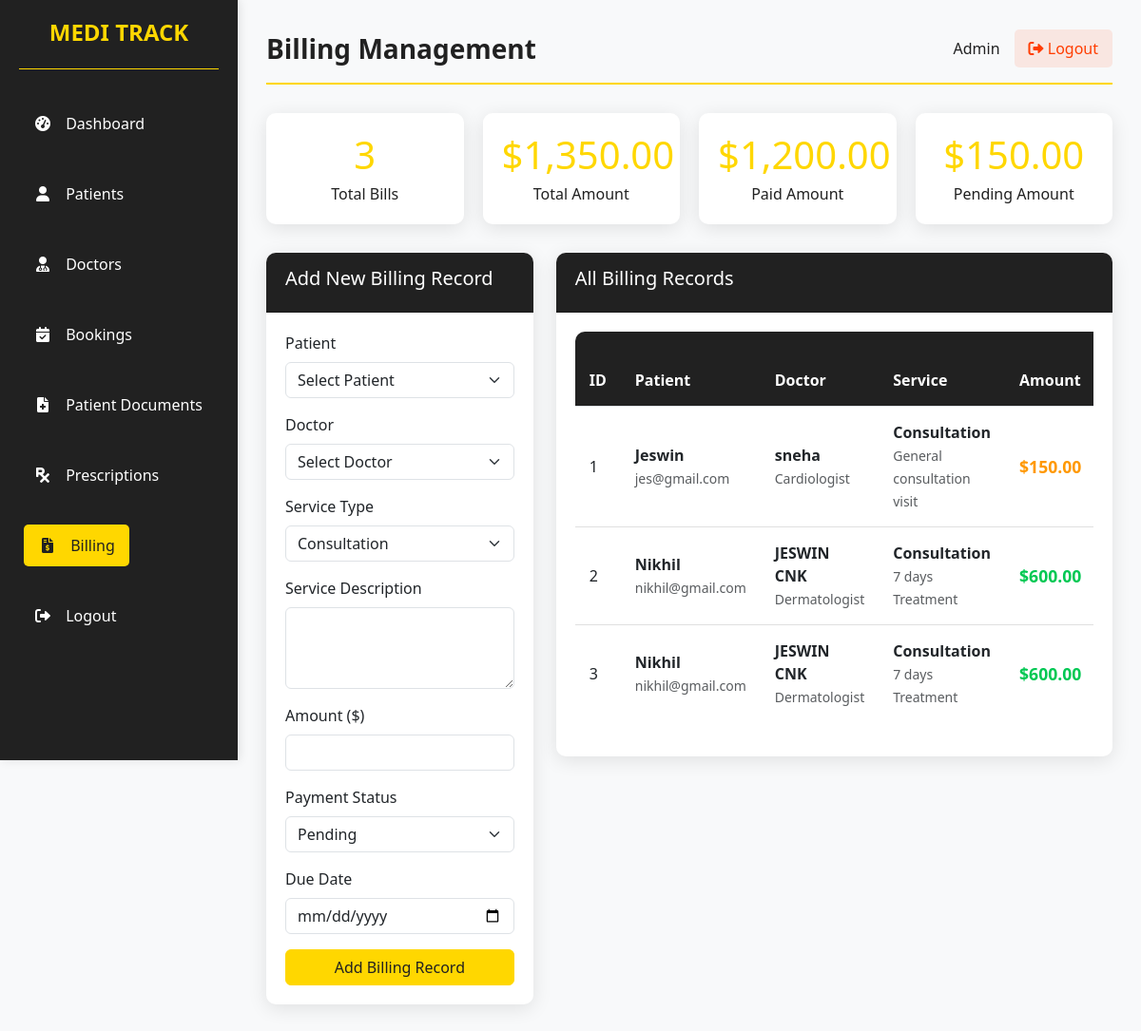
Screenshot of /admin_billing.php (signed in) with the database file from the repository.
### tables this page shows
CREATE TABLE `billing` (
  `Bill_id` int(20) NOT NULL,
  `Patient_id` int(20) NOT NULL,
  `Doctor_id` int(20) DEFAULT NULL,
  `Service_type` varchar(50) DEFAULT NULL,
  `Amount` decimal(10,2) NOT NULL,
  `Bill_date` date NOT NULL,
  `Due_date` date DEFAULT NULL,
  `Payment_status` varchar(20) NOT NULL DEFAULT 'Unpaid',
  `Service_description` text NOT NULL
);

CREATE TABLE `register` (
  `Patient_id` int(20) NOT NULL,
  `Name` varchar(20) NOT NULL,
  `Email` varchar(50) NOT NULL,
  `Age` int(20) NOT NULL,
  `Gender` varchar(20) NOT NULL,
  `Phone_no` int(20) NOT NULL,
  `Blood_group` varchar(5) NOT NULL,
  `Password` varchar(225) NOT NULL,
  `Photo` blob NOT NULL,
  `Documents` varchar(25) NOT NULL
);

CREATE TABLE `doctorreg` (
  `Doctor_id` int(20) NOT NULL,
  `Name` varchar(30) NOT NULL,
  `Email` varchar(30) NOT NULL,
  `Age` int(20) NOT NULL,
  `Gender` varchar(20) NOT NULL,
  `Phone_no` int(20) NOT NULL,
  `Department` varchar(30) NOT NULL,
  `Qualification` varchar(100) NOT NULL DEFAULT '',
  `Experience` varchar(50) NOT NULL DEFAULT '',
  `Profile_photo` varchar(255) NOT NULL DEFAULT '',
  `Bio` text NOT NULL DEFAULT '',
  `Password` varchar(255) NOT NULL
);

### admin_billing.php (the view, shortened to what this page needs)
<?php
include 'database.php';
$stmt = $conn->prepare("SELECT b.*, r.Name as PatientName, r.Email as PatientEmail,
                       d.Name as DoctorName, d.Department as DoctorDepartment
                       FROM billing b
                       LEFT JOIN register r ON b.Patient_id = r.Patient_id
                       LEFT JOIN doctorreg d ON b.Doctor_id = d.Doctor_id
                       ORDER BY b.Bill_date DESC");
if ($stmt) {
    $stmt->execute();
    $result = $stmt->get_result();
    $billing_records = $result->fetch_all(MYSQLI_ASSOC);
} else {
    $billing_records = [];
    $error_message = "Billing table not found. Please create the billing table first.";
}
$stmt_stats = $conn->prepare("SELECT
    COUNT(*) as total_bills,
    SUM(Amount) as total_amount,
    SUM(CASE WHEN Payment_status = 'Paid' THEN Amount ELSE 0 END) as paid_amount,
    SUM(CASE WHEN Payment_status = 'Pending' THEN Amount ELSE 0 END) as pending_amount,
    COUNT(CASE WHEN Payment_status = 'Paid' THEN 1 END) as paid_bills,
    COUNT(CASE WHEN Payment_status = 'Pending' THEN 1 END) as pending_bills
    FROM billing");
if ($stmt_stats) {
    $stmt_stats->execute();
    $stats = $stmt_stats->get_result()->fetch_assoc();
}
?>
<!DOCTYPE html>
<html lang="en">
<head>
    <link rel="stylesheet" href="https://cdn.jsdelivr.net/npm/bootstrap@5.3.0/dist/css/bootstrap.min.css">
    <link rel="stylesheet" href="https://cdnjs.cloudflare.com/ajax/libs/font-awesome/6.0.0-beta3/css/all.min.css">
</head>
<body>
    <div class="container">
        <div class="sidebar">
            <div class="logo">
                <h2>MEDI TRACK </h2>
            </div>
            <ul class="nav">
                <li>
                    <a href="admin_dashboard.php">
                        <i class="fas fa-tachometer-alt"></i>
                        <span>Dashboard</span>
                    </a>
                </li>
                <li>
                    <a href="admin_patient.php">
                        <i class="fas fa-user"></i>
                        <span>Patients</span>
                    </a>
                </li>
                <li>
                    <a href="admin_doctors.php">
                        <i class="fas fa-user-md"></i>
                        <span>Doctors</span>
                    </a>
                </li>
                <li>
                    <a href="admin_bookings.php">
                        <i class="fas fa-calendar-check"></i>
                        <span>Bookings</span>
                    </a>
                </li>
                <li>
                    <a href="admin_patientdocuments.php">
                        <i class="fas fa-file-medical"></i>
                        <span>Patient Documents</span>
                    </a>
                </li>
                <li>
                    <a href="admin_prescriptions.php">
                        <i class="fas fa-prescription"></i>
                        <span>Prescriptions</span>
                    </a>
                </li>
                <li>
                    <a href="admin_billing.php" class="active">
                        <i class="fas fa-file-invoice-dollar"></i>
                        <span>Billing</span>
                    </a>
                </li>
                <li>
                    <a href="admin_logout.php">
                        <i class="fas fa-sign-out-alt"></i>
                        <span>Logout</span>
                    </a>
                </li>
            </ul>
        </div>
        <div class="main-content">
            <div class="header">
                <div class="logo">Billing Management</div>
                <div class="user-profile">
                    <span>Admin</span>
                    <a href="admin_logout.php"><i class="fas fa-sign-out-alt"></i> Logout</a>
                </div>
            </div>
            <div class="stats-cards">
                <div class="stat-card">
                    <h3><?php echo $stats['total_bills']; ?></h3>
                    <p>Total Bills</p>
                </div>
                <div class="stat-card">
                    <h3>$<?php echo number_format($stats['total_amount'], 2); ?></h3>
                    <p>Total Amount</p>
                </div>
                <div class="stat-card">
                    <h3>$<?php echo number_format($stats['paid_amount'], 2); ?></h3>
                    <p>Paid Amount</p>
                </div>
                <div class="stat-card">
                    <h3>$<?php echo number_format($stats['pending_amount'], 2); ?></h3>
                    <p>Pending Amount</p>
                </div>
            </div>
            <div class="row">
                <div class="col-md-4">
                    <div class="card">
                        <div class="card-header">
                            <h5>Add New Billing Record</h5>
                        </div>
                        <div class="card-body">
                            <form method="post" action="admin_billing.php">
                                <div class="mb-3">
                                    <label for="patient_id" class="form-label">Patient</label>
                                    <select class="form-select" id="patient_id" name="patient_id" required>
                                        <option value="">Select Patient</option>
                                    </select>
                                </div>
                                <div class="mb-3">
                                    <label for="doctor_id" class="form-label">Doctor</label>
                                    <select class="form-select" id="doctor_id" name="doctor_id" required>
                                        <option value="">Select Doctor</option>
                                    </select>
                                </div>
                                <div class="mb-3">
                                    <label for="service_type" class="form-label">Service Type</label>
                                    <select class="form-select" id="service_type" name="service_type" required>
                                        <option value="Consultation">Consultation</option>
                                    </select>
                                </div>
                                <div class="mb-3">
                                    <label for="service_description" class="form-label">Service Description</label>
                                    <textarea class="form-control" id="service_description" name="service_description" rows="3" required></textarea>
                                </div>
                                <div class="mb-3">
                                    <label for="amount" class="form-label">Amount ($)</label>
                                    <input type="number" class="form-control" id="amount" name="amount" step="0.01" min="0" required>
                                </div>
                                <div class="mb-3">
                                    <label for="payment_status" class="form-label">Payment Status</label>
                                    <select class="form-select" id="payment_status" name="payment_status" required>
                                        <option value="Pending">Pending</option>
                                    </select>
                                </div>
                                <div class="mb-3">
                                    <label for="due_date" class="form-label">Due Date</label>
                                    <input type="date" class="form-control" id="due_date" name="due_date" required>
                                </div>
                                <div class="d-grid">
                                    <button type="submit" class="btn btn-primary" name="add_billing">Add Billing Record</button>
                                </div>
                            </form>
                        </div>
                    </div>
                </div>
                <div class="col-md-8">
                    <div class="card">
                        <div class="card-header">
                            <h5>All Billing Records</h5>
                        </div>
                        <div class="card-body">
                            <div class="table-responsive">
                                <table class="table">
                                    <thead>
                                        <tr>
                                            <th>ID</th>
                                            <th>Patient</th>
                                            <th>Doctor</th>
                                            <th>Service</th>
                                            <th>Amount</th>
                                        </tr>
                                    </thead>
                                    <tbody>
                                        <?php if (empty($billing_records)): ?>
                                            <tr>
                                                <td colspan="8" class="text-center">No billing records found</td>
                                            </tr>
                                        <?php else: ?>
                                            <?php foreach ($billing_records as $billing): ?>
                                                <tr>
                                                    <td><?php echo $billing['Bill_id']; ?></td>
                                                    <td>
                                                        <strong><?php echo htmlspecialchars($billing['PatientName']); ?></strong><br>
                                                        <small class="text-muted"><?php echo htmlspecialchars($billing['PatientEmail']); ?></small>
                                                    </td>
                                                    <td>
                                                        <strong><?php echo htmlspecialchars($billing['DoctorName']); ?></strong><br>
                                                        <small class="text-muted"><?php echo htmlspecialchars($billing['DoctorDepartment']); ?></small>
                                                    </td>
                                                    <td>
                                                        <strong><?php echo htmlspecialchars($billing['Service_type']); ?></strong><br>
                                                        <small class="text-muted"><?php echo htmlspecialchars($billing['Service_description']); ?></small>
                                                    </td>
                                                    <td>
                                                        <span class="amount <?php echo strtolower($billing['Payment_status']); ?>">
                                                            $<?php echo number_format($billing['Amount'], 2); ?>
                                                        </span>
                                                    </td>
                                                </tr>
                                            <?php endforeach; ?>
                                        <?php endif; ?>
                                    </tbody>
                                </table>
                            </div>
                        </div>
                    </div>
                </div>
            </div>
        </div>
    </div>
</body>
</html>

### admin_billing.php (style rules this page uses)
:root { --primary-color: #FFD700; --secondary-color: #212121; --accent-color: #FFC107; --text-light: #FFFFFF; --text-dark: #212121; --danger-color: #FF3D00; --success-color: #00C853; --warning-color: #FF9800; --info-color: #2196F3; }
body { font-family: 'Segoe UI', Tahoma, Geneva, Verdana, sans-serif; margin: 0; padding: 0; background-color: #f8f9fa; display: flex; color: var(--text-dark); }
.container { display: flex; width: 100%; margin: 0; padding: 0; max-width: none; }
.sidebar { background-color: var(--secondary-color); width: 250px; height: 100vh; padding: 20px; color: var(--text-light); position: fixed; box-shadow: 2px 0 10px rgba(0, 0, 0, 0.1); }
.sidebar .logo { border-bottom: 1px solid var(--primary-color); padding-bottom: 15px; margin-bottom: 20px; }
.sidebar .logo h2 { font-size: 24px; text-align: center; color: var(--primary-color); font-weight: 700; }
.nav { list-style-type: none; padding: 0; }
.nav li { margin: 15px 0; border-radius: 5px; transition: all 0.3s ease; }
.nav li a { color: var(--text-light); text-decoration: none; font-size: 16px; display: block; padding: 10px 15px; border-radius: 5px; transition: all 0.3s ease; }
.nav li a:hover, .nav li a.active { background-color: var(--primary-color); color: var(--secondary-color); transform: translateX(5px); }
.nav li a i { margin-right: 10px; width: 20px; text-align: center; }
.main-content { flex-grow: 1; padding: 30px; margin-left: 250px; width: calc(100% - 250px); }
.header { display: flex; justify-content: space-between; margin-bottom: 30px; padding-bottom: 15px; border-bottom: 2px solid var(--primary-color); }
.header .logo { font-size: 28px; font-weight: bold; color: var(--secondary-color); }
.header .user-profile { display: flex; align-items: center; }
.header .user-profile span { margin-right: 15px; font-weight: 500; }
.header .user-profile a { color: var(--danger-color); text-decoration: none; font-weight: 500; padding: 8px 15px; border-radius: 5px; background-color: rgba(255, 61, 0, 0.1); transition: all 0.3s ease; }
.stats-cards { display: grid; grid-template-columns: repeat(auto-fit, minmax(200px, 1fr)); gap: 20px; margin-bottom: 30px; }
.stat-card { background: white; padding: 20px; border-radius: 10px; box-shadow: 0 4px 20px rgba(0,0,0,0.1); text-align: center; transition: transform 0.3s ease; }
.stat-card h3 { font-size: 2.5rem; margin: 0; color: var(--primary-color); }
.stat-card p { margin: 5px 0 0 0; color: var(--text-dark); font-weight: 500; }
.card { border: none; border-radius: 10px; box-shadow: 0 4px 20px rgba(0, 0, 0, 0.1); margin-bottom: 20px; transition: transform 0.3s ease; }
.card-header { background-color: var(--secondary-color); color: var(--text-light); border-radius: 10px 10px 0 0 !important; padding: 15px 20px; font-weight: 600; }
.card-body { padding: 20px; }
.btn-primary { background-color: var(--primary-color); border-color: var(--primary-color); color: var(--secondary-color); font-weight: 500; }
.table { border-collapse: separate; border-spacing: 0; width: 100%; border-radius: 10px; overflow: hidden; }
.table th { background-color: var(--secondary-color); color: var(--text-light); padding: 15px; text-align: left; font-weight: 600; }
.table td { padding: 15px; border-bottom: 1px solid #e0e0e0; vertical-align: middle; }
.table tr:last-child td { border-bottom: none; }
.table tr:nth-child(even) { background-color: #f9f9f9; }
.amount { font-weight: bold; font-size: 1.1em; }
.amount.paid { color: var(--success-color); }
.amount.pending { color: var(--warning-color); }

### rows the page displays
billing: Bill_id "1", Patient.Name "Jeswin", Patient.Email "jes@gmail.com", Doctor.Name "sneha", Doctor.Department "Cardiologist", Service_type "Consultation", Service_description "General consultation visit", Amount "150.00"
billing: Bill_id "2", Patient.Name "Nikhil", Patient.Email "nikhil@gmail.com", Doctor.Name "JESWIN CNK", Doctor.Department "Dermatologist", Service_type "Consultation", Service_description "7 days Treatment", Amount "600.00"
billing: Bill_id "3", Patient.Name "Nikhil", Patient.Email "nikhil@gmail.com", Doctor.Name "JESWIN CNK", Doctor.Department "Dermatologist", Service_type "Consultation", Service_description "7 days Treatment", Amount "600.00"

### other values shown
$stats['total_bills'] "3"
$stats['total_amount'] "1,350.00"
$stats['paid_amount'] "1,200.00"
$stats['pending_amount'] "150.00"
